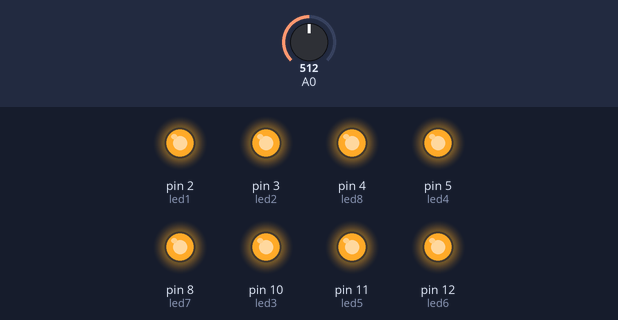
Simulated run of this sketch. Board: Arduino Uno, built with avr-gcc and run on an emulated ATmega328P. Parts: output pins drawn as LEDs (lit = HIGH). The test bench sets the inputs (shaded band); at power-on: A0 = 512.

Above: at 1.55 s.
At 6.2 s:
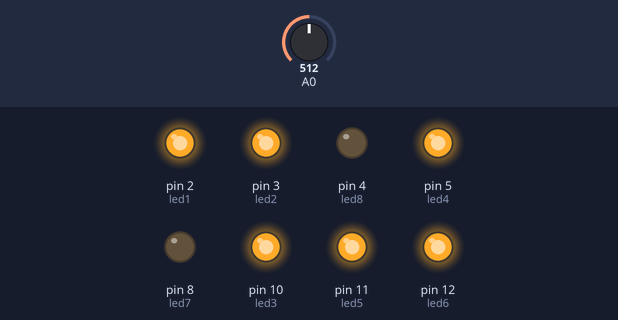
At 11.0 s:
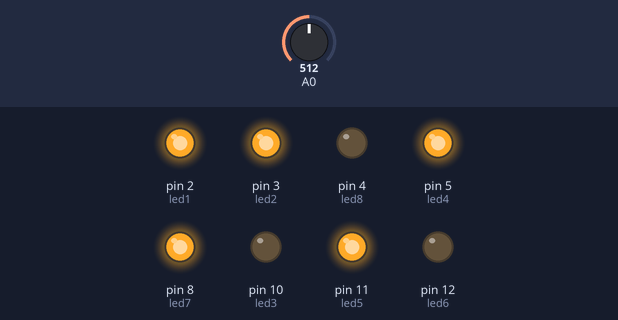
At 20.5 s:
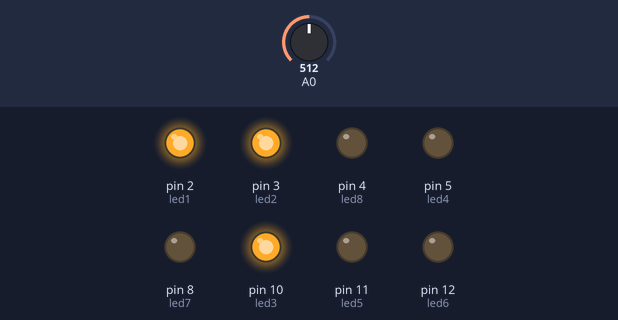
At 29.8 s:
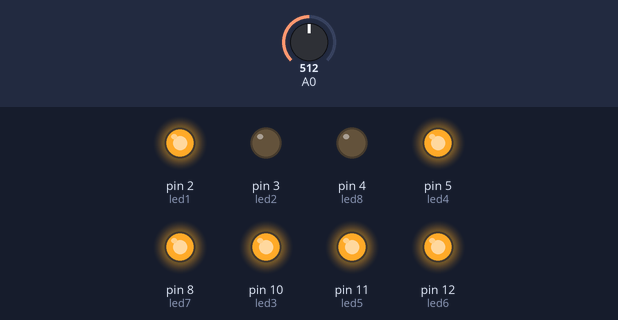
At 39.5 s:
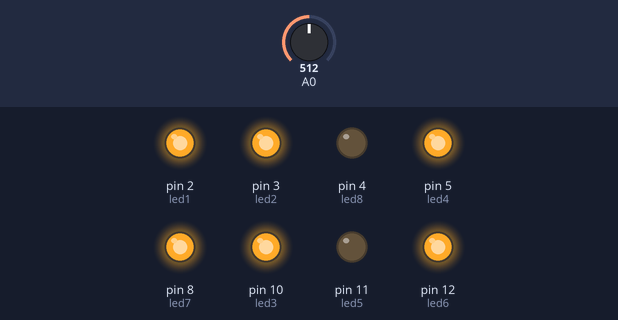
Timing chart, 0 to 40.0 s (numbered marks = the images above):
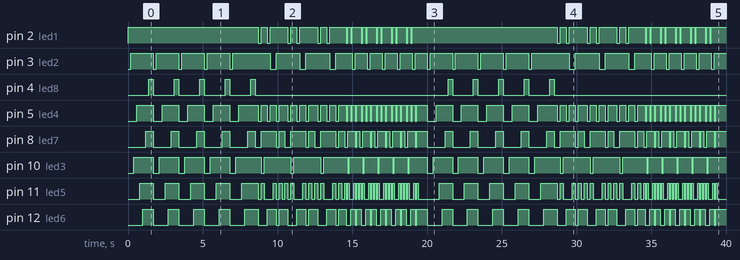

Measured:
- by itself, pin 2 (led1): LOW → HIGH at 0.00 s, → LOW 8.7 s later, → HIGH 0.20 s later, → LOW 0.40 s later, … (65 changes in this stretch)
- by itself, pin 3 (led2): LOW → HIGH at 0.20 s, → LOW 1.5 s later, → HIGH 0.20 s later, → LOW 1.5 s later, … (51 changes in this stretch)
- by itself, pin 4 (led8): goes 4 × (HIGH 0.30 s, LOW 1.4 s), HIGH 0.30 s, LOW 12.9 s, 4 × (HIGH 0.30 s, LOW 1.4 s), HIGH 0.30 s, then LOW
- by itself, pin 5 (led4): LOW → HIGH at 0.60 s, → LOW 1.1 s later, → HIGH 0.60 s later, → LOW 1.1 s later, … (115 changes in this stretch)
- by itself, pin 8 (led7): LOW → HIGH at 1.2 s, → LOW 0.50 s later, → HIGH 1.2 s later, → LOW 0.50 s later, … (83 changes in this stretch)
- by itself, pin 10 (led3): LOW → HIGH at 0.40 s, → LOW 1.3 s later, → HIGH 0.40 s later, → LOW 1.3 s later, … (51 changes in this stretch)
- by itself, pin 11 (led5): LOW → HIGH at 0.80 s, → LOW 0.90 s later, → HIGH 0.80 s later, → LOW 0.90 s later, … (144 changes in this stretch)
- by itself, pin 12 (led6): LOW → HIGH at 1.0 s, → LOW 0.70 s later, → HIGH 1.0 s later, → LOW 0.70 s later, … (83 changes in this stretch)

The sketch:

_8segment.ino
```cpp
  /*
Da power
 */

// Pin 13 has an LED connected on most Arduino boards.
// give it a name:
int def1 = 2;
int def2 = 3;
int def3 = 4;
int def4 = 5;
int def5 = 8;
int def6 = 10;
int def7 = 11;
int def8 = 12;

int led1 = def1;
int led2 = def2;
int led3 = def6;
int led4 = def4;
int led5 = def7;
int led6 = def8;
int led7 = def5;
int led8 = def3;

// the setup routine runs once when you press reset:
void setup() {
  // initialize the digital pin as an output.
  Serial.begin(9600);
  pinMode(led1, OUTPUT);
  pinMode(led2, OUTPUT);
  pinMode(led3, OUTPUT);
  pinMode(led4, OUTPUT);
  pinMode(led5, OUTPUT);
  pinMode(led6, OUTPUT);
  pinMode(led7, OUTPUT);
  pinMode(led8, OUTPUT);
}

// the loop routine runs over and over again forever:
void loop() {
    int sensorValue = analogRead(A0);
      digitalWrite(led1, LOW);
      digitalWrite(led2, LOW);
      digitalWrite(led3, LOW);
      digitalWrite(led4, LOW);
      digitalWrite(led5, LOW);
      digitalWrite(led6, LOW);
      digitalWrite(led7, LOW);
      digitalWrite(led8, LOW);
    for (int x = 0; x < 5; x++) {
      digitalWrite(led1, LOW);
      digitalWrite(led2, LOW);
      digitalWrite(led3, LOW);
      digitalWrite(led4, LOW);
      digitalWrite(led5, LOW);
      digitalWrite(led6, LOW);
      digitalWrite(led7, LOW);
      digitalWrite(led8, LOW);

      digitalWrite(led1, HIGH);
      delay(200);
      digitalWrite(led2, HIGH);
      delay(200);
      digitalWrite(led3, HIGH);
      delay(200);
      digitalWrite(led4, HIGH);
      delay(200);
      digitalWrite(led5, HIGH);
      delay(200);
      digitalWrite(led6, HIGH);
      delay(200);
      digitalWrite(led7, HIGH);
      delay(200);
      digitalWrite(led8, HIGH);
      delay(200);

      delay(100);
    }
      for (int i = 0; i < 30; i++) {
        number(i);
        delay(200);
      }
      for (int i = 0; i < 50; i++) {
        number(i);
        delay(100);
      }

    delay(500);
  }

int number(int number) {
  if ((number % 10 )== 1) {
    leds(LOW , HIGH, HIGH, LOW , LOW , LOW , LOW , LOW);
  } else if ((number % 10 ) == 2) {
    leds(HIGH, HIGH, LOW , HIGH, HIGH, LOW , HIGH, LOW);
  } else if ((number % 10 ) == 3) {
    leds(HIGH, HIGH, HIGH, HIGH, LOW , LOW , HIGH, LOW);
  } else if ((number % 10 ) == 4) {
    leds(LOW , HIGH, HIGH, LOW , LOW , HIGH , HIGH, LOW);
  } else if ((number % 10 ) == 5) {
    leds(HIGH, LOW, HIGH, HIGH , LOW , HIGH , HIGH, LOW);
  } else if ((number % 10 ) == 6) {
    leds(HIGH, LOW, HIGH, HIGH , HIGH , HIGH , HIGH , LOW);
  } else if ((number % 10 ) == 7) {
    leds(HIGH, HIGH, HIGH, LOW , LOW , LOW , LOW , LOW);
  } else if ((number % 10 ) == 8) {
    leds(HIGH , HIGH, HIGH, HIGH , HIGH , HIGH , HIGH , LOW);
  } else if ((number % 10 ) == 9) {
    leds(HIGH , HIGH, HIGH, HIGH , LOW,HIGH , HIGH , LOW);
  } else if ((number % 10 ) == 0) {
    leds(HIGH,HIGH, HIGH, HIGH , HIGH , HIGH , LOW , LOW);
  }
}

void leds(int led1val, int led2val, int led3val, int led4val, int led5val, int led6val, int led7val, int led8val) {
  digitalWrite(led1, led1val);
  digitalWrite(led2, led2val);
  digitalWrite(led3, led3val);
  digitalWrite(led4, led4val);
  digitalWrite(led5, led5val);
  digitalWrite(led6, led6val);
  digitalWrite(led7, led7val);
  digitalWrite(led8, led8val);
}

int ledOutput(int currentValue, int startRange, int endRange) {
  if (currentValue < startRange ) {
    return 0;
  }
  if (currentValue > endRange) {
    return 255;
  }
  else {
    int range = endRange - startRange;
    int onSpan = currentValue - startRange;
    return (onSpan * range) / 255;
  }
}
```
